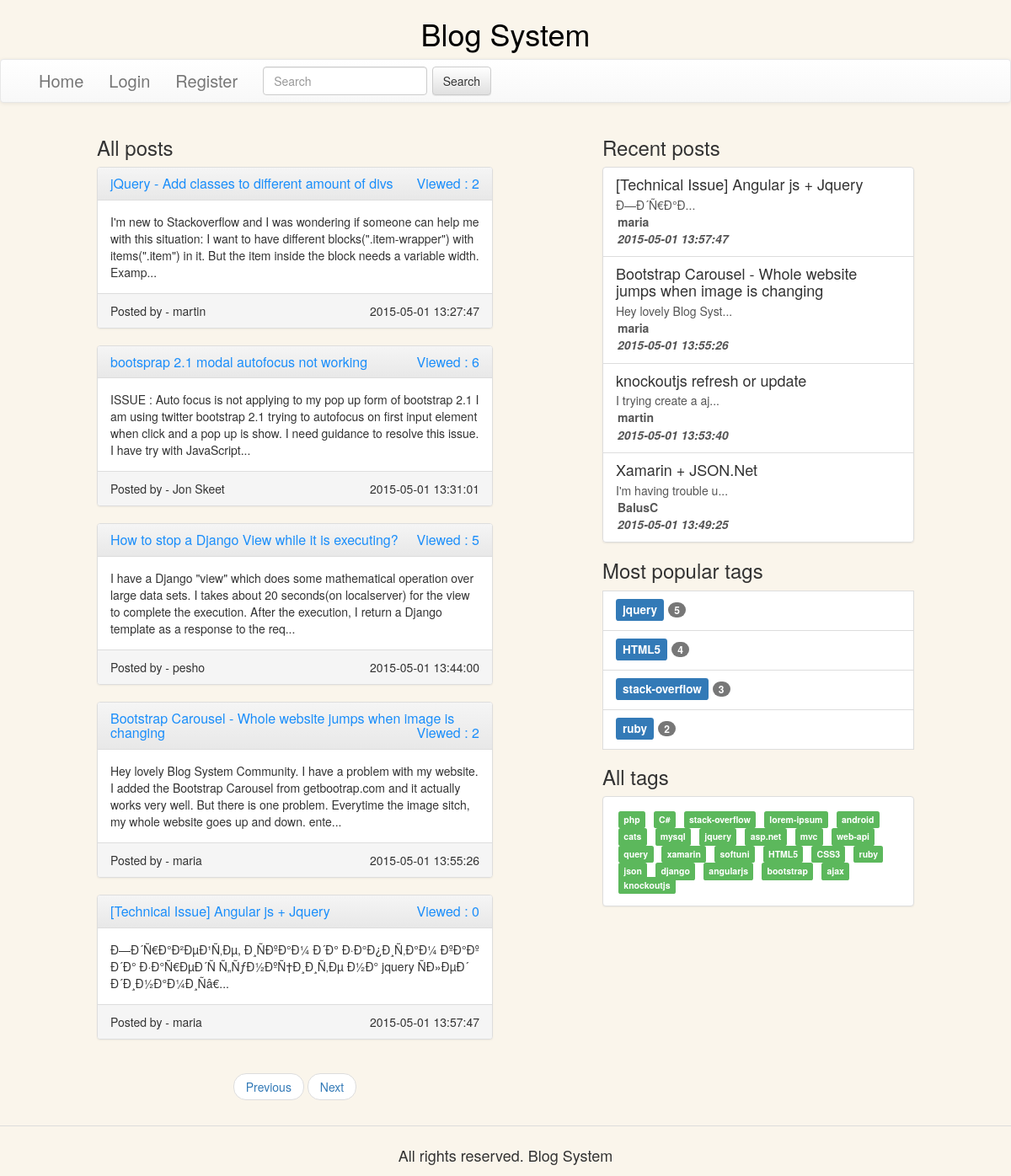
The page /home?page=0&search=jquery on the database its author committed.
### tables this page shows
CREATE TABLE IF NOT EXISTS `posts` (
`id` int(11) NOT NULL,
  `title` varchar(256) NOT NULL,
  `body` longtext NOT NULL,
  `user_id` int(11) NOT NULL,
  `date_created` datetime NOT NULL,
  `visits` int(11) NOT NULL
);

CREATE TABLE IF NOT EXISTS `users` (
`id` int(11) NOT NULL,
  `username` varchar(20) NOT NULL,
  `passwordHash` varchar(1024) NOT NULL
);

### views/shared/_layout.php (called while the page is built)
<?php include_once DX_ROOT_DIR . "views/shared/header.php" ?>
<?php include_once $template_name ?>
<?php include_once DX_ROOT_DIR . "views/shared/footer.php" ?>

### controllers/home.php (called while the page is built, shortened)
<?php
class Home_Controller extends Main_Controller{
    private $posts = array();
    private $page_size = 5;
    private $start_page = 0;
    public function __construct(){
        include_once DX_ROOT_DIR . "models\\tag.php";
        $tag_model = new Tag_Model();
        $this->posts = $this->model->get_posts_with_author();
        $this->recent_posts = $this->model->get_recent_posts();
        $this->all_tags = $tag_model->get_all_tags();
        $this->popular_tags = $tag_model->get_popular_tags();
    }
    public function index(){
        if(isset($_GET["search"])){
            $tag_name = $_GET["search"];
            $this->posts = $this->model->find_by_tag_name(htmlspecialchars($tag_name));
        }
        if(isset($_GET["page"])){
            $page = $_GET["page"];
            $this->posts = array_slice($this->posts, $page * $this->page_size, $this->page_size, true);
        }
        else{
            $this->posts = array_slice($this->posts, $this->start_page * $this->page_size, $this->page_size, true);
        }
        include_once $this -> layout;
    }
}

### controllers/main.php (called while the page is built, shortened)
<?php
class Main_Controller{
    public function __construct($views_dir = '\views\home\\',
                                $class_name = '\Controllers\Main_Controller',
                                $model = 'main')
    {
        $this->model = new $model_class(array("table" => "none"));
    }
}

### models/main.php (called while the page is built, shortened)
<?php
class Main_Model{
    public function __construct($args = array()){
        $defaults = array(
          'limit' => 0,
        );
        $args = array_merge($defaults, $args);
        extract($args);
        $this->table = $table;
        $db_object = \Lib\Database::get_instance();
        $this->db = $db_object->get_db();
    }
}

### lib/database.php (called while the page is built, shortened)
<?php
class Database{
    private static $db = null;
    public function __construct(){
        $host = DB_HOST;
        $username = DB_USER;
        $pass = DB_PASS;
        $db_name = DB_NAME;
        $db = new \mysqli($host, $username, $pass, $db_name);
        self::$db = $db;
    }
    public static function get_instance(){
        static $instance = null;
        if($instance === null){
            $instance = new static();
        }
        return $instance;
    }
    public static function get_db(){
        return self::$db;
    }
}

### models/post.php (called while the page is built, shortened)
<?php
class Post_Model extends Main_Model{
    public function get_posts_with_author(){
        $query = sprintf("SELECT p.id, p.title, p.body, p.date_created, p.visits, u.username FROM posts p
INNER JOIN users u ON p.user_id=u.id
ORDER BY p.visits ASC");
        $result_set = $this->db->query($query);
        $results = $this->process_results($result_set);
        return $results;
    }
    public function find_by_tag_name($tag_name){
        $query = sprintf("SELECT p.id, p.title, p.body, p.date_created, p.visits, u.username FROM %s p
INNER JOIN `posts_tags` pt
ON p.id=pt.post_id
INNER JOIN `tags` t
ON t.id=pt.tag_id
INNER JOIN `users` u
ON p.user_id=u.id
WHERE t.name='%s'",
            $this->table, mysqli_real_escape_string($this->db, $tag_name));
        $result_set = $this->db->query($query);
        $results = $this->process_results($result_set);
        return $results;
    }
    public function get_recent_posts(){
        $query = sprintf("SELECT p.id, p.title, p.body, p.date_created, u.username FROM posts p
INNER JOIN `users` u
ON p.user_id=u.id
ORDER BY p.date_created DESC LIMIT 4");
        $result_set = $this->db->query($query);
        $recent_posts = $this->process_results($result_set);
        return $recent_posts;
    }
}

### lib/auth.php (called while the page is built, shortened)
<?php
class Auth{
    public static function get_instance(){
        static $instance = null;
        if($instance === null){
            $instance = new static();
        }
        return $instance;
    }
}

### models/tag.php (called while the page is built, shortened)
<?php
class Tag_Model extends Main_Model{
    public function get_popular_tags(){
        $query = sprintf("SELECT t.name, count(1) as NumberOfPosts FROM posts p
INNER JOIN posts_tags pt
ON p.id=pt.post_id
INNER JOIN tags t
ON t.id=pt.tag_id
GROUP BY t.name
ORDER BY NumberOfPosts DESC
LIMIT 4");
        $result_set = $this->db->query($query);
        $tags = $this->process_results($result_set);
        $tag_names = array();
        foreach($tags as $tag){
            $tag_names[$tag["name"]] = $tag["NumberOfPosts"];
        }
        return $tag_names;
    }
    public function get_all_tags(){
        $query = sprintf("SELECT t.name FROM tags t");
        $result_set = $this->db->query($query);
        $tags = $this->process_results($result_set);
        $tag_names = array();
        foreach($tags as $tag){
            $tag_names[] = $tag["name"];
        }
        return $tag_names;
    }
}

### views/home/index.php (the view, shortened to what this page needs)
<div class="col-md-5 col-md-push-1">
    <h3>All posts</h3>
    <?php foreach($this->posts as $post ): ?>
        <div class="row">
            <div class="col-md-12">
                <div class="panel panel-default">
                    <div class="panel-heading">
                        <h3 class="panel-title link">
                            <?php
                                $post_path = DX_ROOT_URL . 'posts/view/' . $post["id"];
                                echo("<a href='{$post_path}'>{$post["title"]}</a>");
                                echo("<p class='pull-right'>Viewed : {$post["visits"]}</p>");
                            ?>
                        </h3>
                    </div>
                    <div class="panel-body wordwrap">
                        <?php echo(substr($post["body"], 0, 250) . "...")?>
                    </div>
                    <div class="panel-footer">
                        <?php
                            echo("<span>Posted by - {$post["username"]}</span>");
                            echo("<span class='float-right'>{$post["date_created"]}</span>");
                        ?>
                    </div>
                </div>
            </div>
        </div>
    <?php endforeach ?>
    <div class="row">
        <div class="col-xs-12">
            <nav>
                <ul class="pager">
                    <?php
                        $current_page = 0;
                        if(isset($_GET["page"])){
                            $current_page = $_GET["page"];
                        }
                        $search = isset($_GET["search"]) ? "&search=" . $_GET["search"] : "";
                        $next_page = DX_ROOT_URL . "home?page=" . ($current_page + 1) .  $search;
                        if( !($current_page - 1 < 0 ) ){
                            $previous_page = DX_ROOT_URL . "home?page=" . ($current_page - 1) . $search;
                        }
                        else{
                            $previous_page = DX_ROOT_URL . "home?page=" . 0 . $search;
                        }
                    ?>
                    <li><a href="<?php echo($previous_page)?>">Previous</a></li>
                    <li><a href="<?php echo($next_page)?>">Next</a></li>
                </ul>
            </nav>
        </div>
    </div>
</div>
<div class="col-md-4 pull-right col-md-pull-1 col-xs-12">
    <h3>Recent posts</h3>
    <div class="list-group">
        <?php foreach($this->recent_posts as $recent_post):
            $recent_post_path = DX_ROOT_URL . 'posts/view/' . $recent_post["id"];
            ?>
            <a href="<?php echo($recent_post_path)?>" class="list-group-item">
                <h4 class="list-group-item-heading">
                    <?php echo($recent_post["title"]);?>
                </h4>
                <p class="list-group-item-text"><?php echo(substr($recent_post["body"], 0, 20) . "...")?></p>
                <p class="list-group-item-text bold margin2"><?php echo($recent_post["username"])?></p>
                <p class="list-group-item-text bold italic margin2"><?php echo($recent_post["date_created"])?></p>
            </a>
        <?php endforeach ?>
    </div>
    <h3>Most popular tags</h3>
    <?php foreach($this->popular_tags as $key=>$value):
            $search_post_path = DX_ROOT_URL . 'home?page=0&search=' . $key;
        ?>
        <a href="<?php echo($search_post_path)?>" class="list-group-item">
            <h4 class="list-group-item-heading">
                <span class="label label-primary"><?php echo($key);?></span>
                <span class="badge"><?php echo($value)?></span>
            </h4>
        </a>
    <?php endforeach ?>
    <h3>All tags</h3>
    <div class="panel panel-default">
        <div class="panel-body">
            <?php foreach($this->all_tags as $tag_name):
                $search_post_path = DX_ROOT_URL . 'home?page=0&search=' . $tag_name;
                ?>
                <div class="margin3 display-inline">
                    <a href="<?php echo($search_post_path);?>">
                        <span class="label label-success"><?php echo($tag_name);?></span>
                    </a>
                </div>
            <?php endforeach ?>
        </div>
    </div>
</div>

### content/styles/main-styles.css (style rules this page uses)
html, body { height: 100%; margin-bottom: 20px; }
body { background-color: #faf5eb; }
.margin2 { margin: 2px; }
.margin3 { margin: 3px; }
.wordwrap { word-wrap: break-word; }
.link { color: #1b8efa; }
.bold { font-weight: bold; }
.italic { font-style: italic; }
.float-right { float: right; }
.display-inline { display: inline-block; }

### rows shown on the page
posts: title "jQuery - Add classes to different amount of divs", visits "2", body "I'm new to Stackoverflow and I was wondering if someone can help me with this situation: I want to have different blocks(\".item-wrapper\") with items(\".item\") in it. But the item inside the block needs a variable width. Examp", user.username "martin", date_created "2015-05-01 13:27:47"
posts: title "bootsprap 2.1 modal autofocus not working", visits "6", body "ISSUE : Auto focus is not applying to my pop up form of bootstrap 2.1 I am using twitter bootstrap 2.1 trying to autofocus on first input element when click and a pop up is show. I need guidance to resolve this issue. I have try with JavaScript", user.username "Jon Skeet", date_created "2015-05-01 13:31:01"
posts: title "How to stop a Django View while it is executing?", visits "5", body "I have a Django \"view\" which does some mathematical operation over large data sets. I takes about 20 seconds(on localserver) for the view to complete the execution. After the execution, I return a Django template as a response to the req", user.username "pesho", date_created "2015-05-01 13:44:00"
posts: title "Bootstrap Carousel - Whole website jumps when image is changing", visits "2", body "Hey lovely Blog System Community. I have a problem with my website. I added the Bootstrap Carousel from getbootrap.com and it actually works very well. But there is one problem. Everytime the image sitch, my whole website goes up and down. ente", user.username "maria", date_created "2015-05-01 13:55:26", body "Hey lovely Blog Syst"
posts: title "[Technical Issue] Angular js + Jquery", visits "0", body "Ð—Ð´Ñ€Ð°Ð²ÐµÐ¹Ñ‚Ðµ, Ð¸ÑÐºÐ°Ð¼ Ð´Ð° Ð·Ð°Ð¿Ð¸Ñ‚Ð°Ð¼ ÐºÐ°Ðº Ð´Ð° Ð·Ð°Ñ€ÐµÐ´Ñ Ñ„ÑƒÐ½ÐºÑ†Ð¸Ð¸Ñ‚Ðµ Ð½Ð° jquery ÑÐ»ÐµÐ´ Ð´Ð¸Ð½Ð°Ð¼Ð¸Ñâ€", user.username "maria", date_created "2015-05-01 13:57:47", body "Ð—Ð´Ñ€Ð°Ð"
posts: title "knockoutjs refresh or update", body "I trying create a aj", user.username "martin", date_created "2015-05-01 13:53:40"
posts: title "Xamarin + JSON.Net", body "I'm having trouble u", user.username "BalusC", date_created "2015-05-01 13:49:25"

### other values the page prints
$key "jquery"
$value "5"
$key "HTML5"
$value "4"
$key "stack-overflow"
$value "3"
$key "ruby"
$value "2"
$tag_name "php"
$tag_name "C#"
$tag_name "stack-overflow"
$tag_name "lorem-ipsum"
$tag_name "android"
$tag_name "cats"
$tag_name "mysql"
